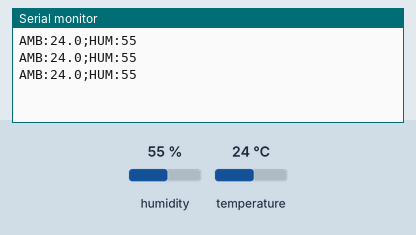
Simulated run of this sketch. Board: Arduino Uno, built with avr-gcc and run on an emulated ATmega328P. Shown: the last lines printed to the serial monitor. Inputs (shaded band) come from the test bench; at power-on: humidity 55 %, temperature 24 °C.

Above: at 6.8 s.
6.9 s: humidity set to 22 %
At 11.4 s:
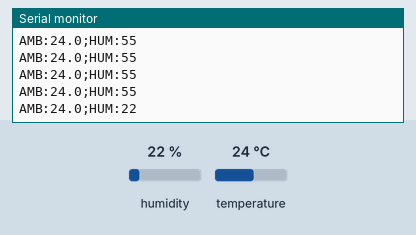
12.3 s: temperature set to 12 °C
At 14.4 s:
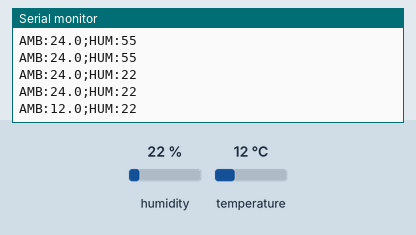
17.7 s: humidity set to 40 %
At 18.7 s:
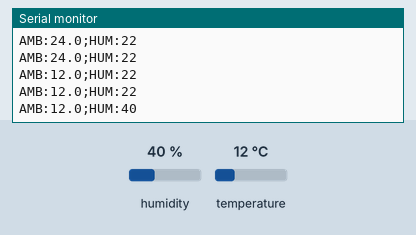
Timing chart, 0 to 20.7 s (numbered marks = the images above; inputs shaded):
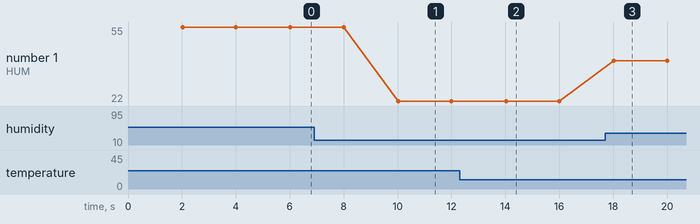

Measured:
- after the input at 6.9 s, the serial monitor: prints a new line after 3.1 s (image 1)
- after the input at 12.3 s, the serial monitor: prints a new line after 1.7 s (image 2)
- after the input at 17.7 s, the serial monitor: prints a new line after 0.32 s (image 3)
- plotted number 1: 55 → 22 after the input at 6.9 s, 22 → 40 after the input at 17.7 s

The sketch:

HUMIDITY.ino
```cpp
// DHT11 test: reads room temperature and humidity every 2 seconds

#include <DHT.h>

const int DHT_PIN = 2;
DHT dht(DHT_PIN, DHT11);               // tell the library which pin and sensor type

unsigned long lastReading = 0;
const unsigned long INTERVAL = 2000;   // DHT11 is slow: read every 2 seconds

void setup() {
  Serial.begin(9600);
  dht.begin();                         // start the sensor
}

void loop() {
  if (millis() - lastReading >= INTERVAL) {
    lastReading = millis();

    float roomTemp = dht.readTemperature();   // °C
    float humidity = dht.readHumidity();      // %

    if (isnan(roomTemp) || isnan(humidity)) {
      Serial.println("ERROR:DHT");            // reading failed
      return;
    }

    sendData(roomTemp, humidity);
  }
}

// Sends the data over serial in the format AMB:22.0;HUM:41
void sendData(float roomTemp, float humidity) {
  Serial.print("AMB:");
  Serial.print(roomTemp, 1);
  Serial.print(";HUM:");
  Serial.println(humidity, 0);
}
```
